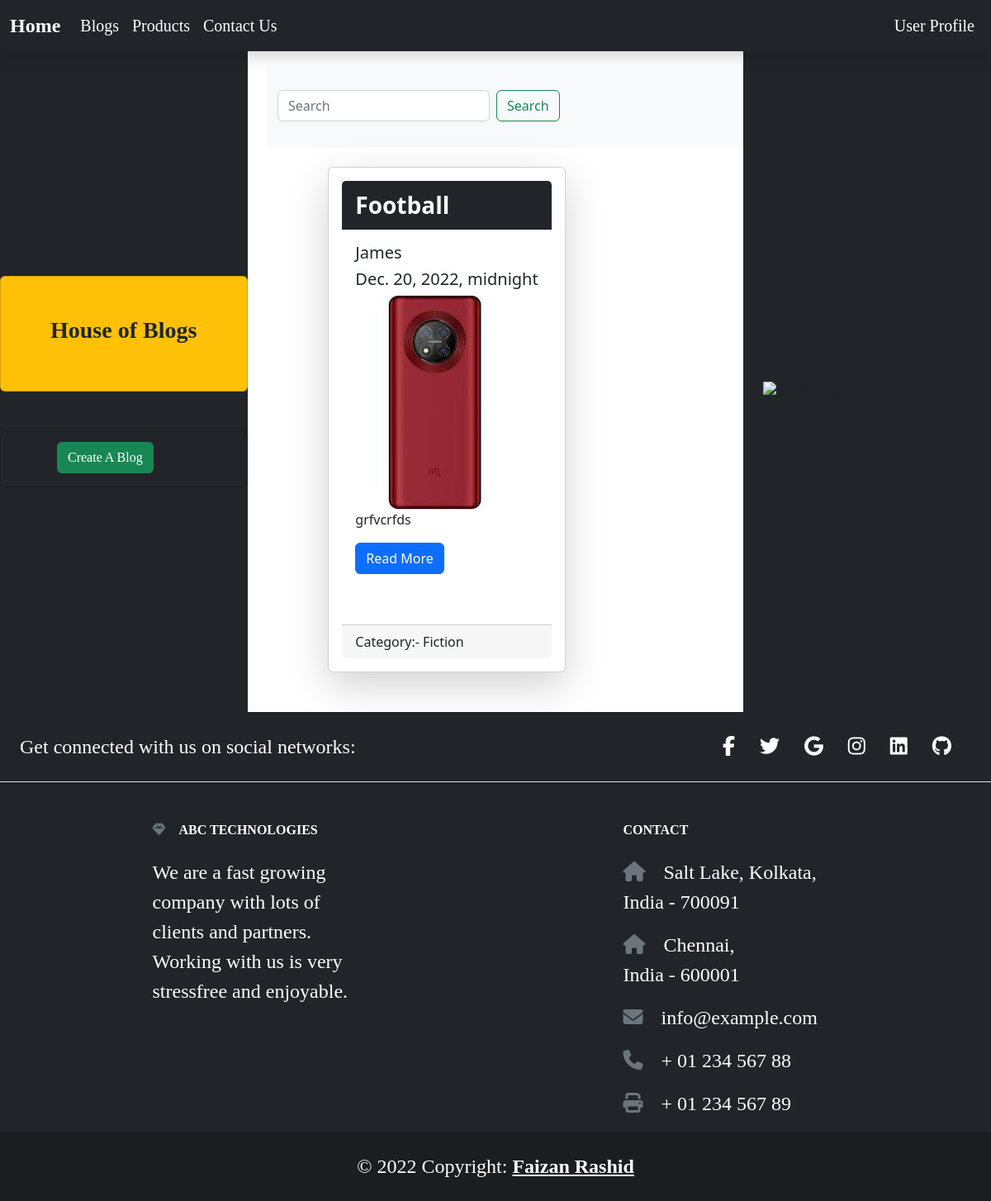
Screenshot of /blogapp/list_user/ (signed in) with the database file from the repository.
### blogapp/models.py (models this page shows, shortened)
class PostBlog(models.Model):
    STATUS_CHOICES = (
        ('0', 'Draft'),
        ('1', 'Publish'),
        ('2', 'Unpublish')
    )
    title = models.CharField(max_length=250)
    content = models.TextField(max_length=300, null=True, blank=True)
    image = models.ImageField(upload_to='blog', default="", null = True, blank=True)
    blogger = models.ForeignKey(User, related_name='postblog_blogger', on_delete=models.CASCADE)
    tags = models.ManyToManyField(TagBlog, related_name="postblog_tags")
    category = models.ForeignKey(BlogCategory, related_name="postblog_category", on_delete=models.CASCADE, null = True, blank=True )
    status = models.CharField(max_length=1, choices = STATUS_CHOICES, null=True, blank=True)
    likes = models.ManyToManyField(User, related_name='bloglike_user')
    dislikes = models.ManyToManyField(User, related_name='blogdislike_user')
    created_at = models.DateTimeField(auto_now_add=True)
    updated_at = models.DateTimeField(auto_now=True)
    published_date = models.DateTimeField(auto_now=True)
    slug = models.SlugField( unique=True)

class BlogCategory(models.Model):
    title =  models.CharField(max_length=50, unique=True)
    created_at = models.DateTimeField(auto_now_add=True)
    updated_at = models.DateTimeField(auto_now=True)
    slug = models.SlugField( unique=True)
    def __str__(self):
        return self.title

### blogapp/views.py (the view)
# urls.py: path('list_user/',views.BlogListUser.as_view(),name='listuser'),
class BlogListUser(ListView):
    model = PostBlog
    form_class = BlogForm
    template_name = "blogapp/postblog_listuser.html"
    def choices(self):
        return PostBlog.objects.filter(blogger=self.request.user)

### blogapp/templates/blogapp/postblog_listuser.html (shortened to what this page needs)
{% extends 'adminpanel/base.html' %}
{% load static %}
{% block style %}
<link rel="stylesheet" type="text/css" href="{% static 'css/list.css' %}">
{% endblock %}
{% block content %}
<section>
    <div class="container-fluid">
        <div class="row">
            <div class="col-sm-3 d-flex align-items-center bg-dark">
                <div class="row d-flex " style="font-family:Times; max-width:113%;">
                    <div class="card bg-warning my-4" >
                        <h3 class="fw-bold p-5">
                            House of Blogs</h3>
                    </div>
                    <div class="card bg-dark my-4 d-flex justify-content-center" >
                        <h2 class="fw-bold mx-5 p-2">
                            <a href="{% url 'blogapp:create' %}" class="btn  btn-success">Create A Blog</a></h2>
                    </div>
                </div>
            </div>
            <div class="d-flex col-sm-6 justify-content-center vh-100 overflow-auto">
                <div class="row" >
                    <nav class="navbar ms-4 mt-3 bg-light">
                        <div class="container-fluid">
                          <form class="d-flex" action="{% url 'blogapp:search' %}" role="search" method="get">
                            <input class="form-control me-2" name="q" type="search" placeholder="Search" aria-label="Search">
                            <button class="btn btn-outline-success" type="submit">Search</button>
                          </form>
                        </div>
                    </nav>
                    {% for obj in view.choices %}
                        <div class="col-md-9 mx-3 d-flex justify-content-center">
                            <div class="card my-4 shadow-lg p-3 mb-5 bg-white rounded">
                                <div class="card-header bg-dark text-white fs-3 fw-bold">{{ obj.title }}</div>
                                <div class='card-body'>
                                    <h5 class="card-title">{{ obj.blogger }}</h5>
                                    <h5 class="card-title">{{ obj.published_date }}</h5>
                                    <img src="{% if obj.image %} {{ obj.image.url }} {% endif %}" class="rounded" style ="max-height:100%; max-width:100%;">
                                    <p class="card-text" >
                                    {{ obj.content|truncatechars:75 }}
                                    </p>
                                    <a href="{% url 'blogapp:detail' pk=obj.id %}" class="btn btn-primary">Read More</a>
                                </div>
                                <div class="card-footer">Category:- {{ obj.category }}
                                    <br>
                                </div>
                            </div>
                        </div>
                    {% endfor %}
                </div>
            </div>
            <div class="bg-dark col-sm-3 d-flex align-items-center">
                <div class="row d-flex ">
                        <img src="{% static 'images/picc.jpg' %}" class="rounded p-4 mt-4" alt="Cinque Terre" style="max-width:100%;max-height:100%; border-radius: .50rem;" >
                </div>
            </div>
        </div>
    </div>
</section>
{% endblock %}

### rows the page displays
PostBlog: title "Football", blogger "James", published_date "Dec. 20, 2022, midnight", image (picture), content "grfvcrfds", category "Fiction"
